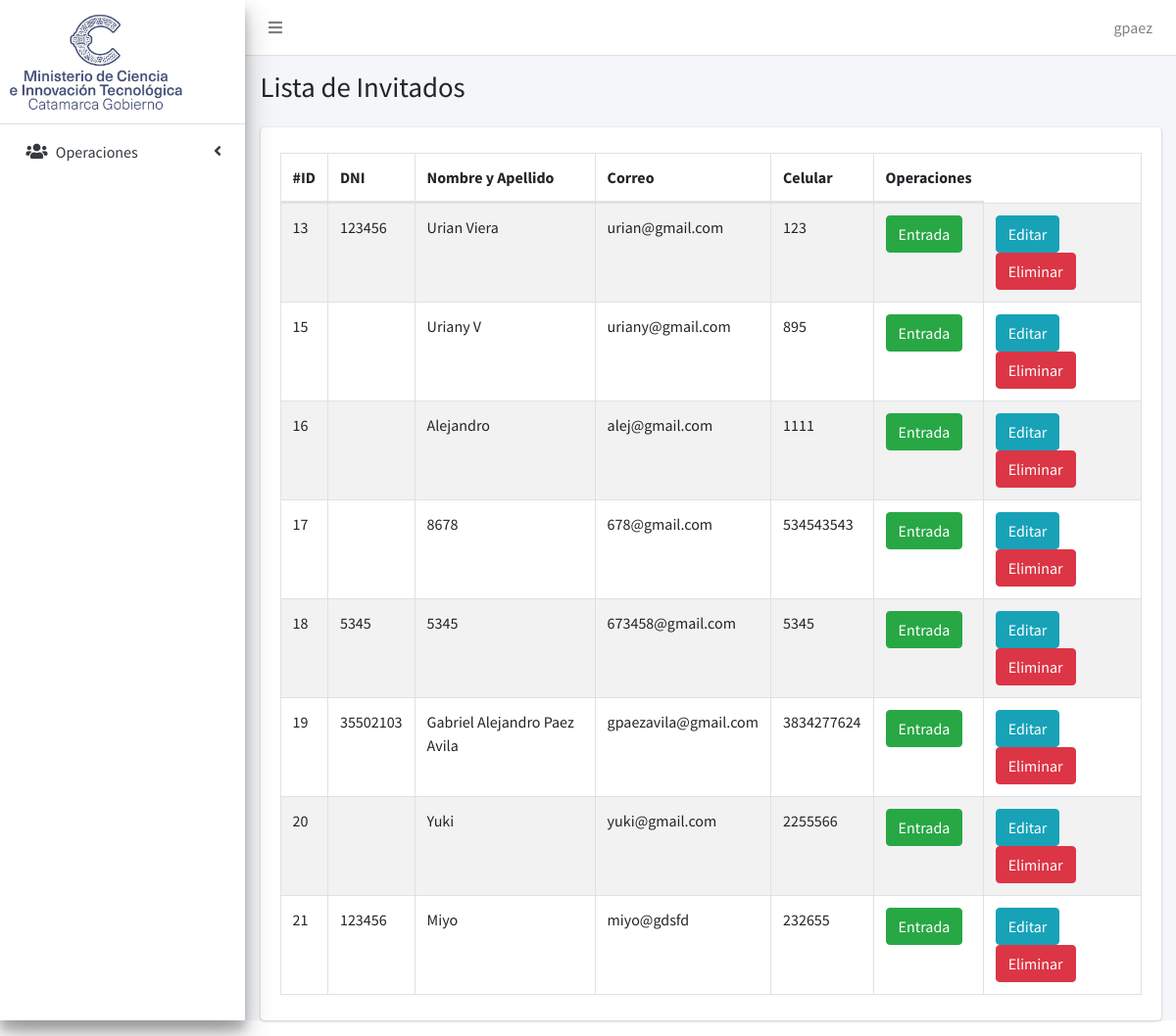
The page /index.php?menu=lista_invitado (signed in) on the database its author committed.
### tables this page shows
CREATE TABLE IF NOT EXISTS `usuarios` (
  `id` int NOT NULL AUTO_INCREMENT,
  `usuario` varchar(10) NOT NULL,
  `password` varchar(10) NOT NULL,
  PRIMARY KEY (`id`)
);

CREATE TABLE IF NOT EXISTS `invitados` (
  `id` int NOT NULL AUTO_INCREMENT,
  `dni` varchar(20) DEFAULT NULL,
  `nombre` varchar(250) NOT NULL,
  `correo` varchar(250) NOT NULL,
  `celular` varchar(250) NOT NULL,
  PRIMARY KEY (`id`)
);

### control_inicio_sesion.php (called while the page is built, shortened)
<?php
function usuario(){
	$usuario = $_SESSION['user_id'] ?? null;
	if($usuario){
		$db = DB::getInstance();
		$sql = "SELECT * FROM usuarios WHERE id = :id ";
		$stm = $db->prepare($sql);
		$stm->execute([':id' => $usuario]);
		$resultado = $stm->fetchAll(PDO::FETCH_ASSOC);
		if( $resultado[0]['id'] ?? null ){
			return [
				'id' => $resultado[0]['id'],
                'usuario' => $resultado[0]['usuario'],
			];
		}
	}
	 exit();
}
?>

### lista_invitado.php (the view, shortened to what this page needs)
<?php
  require_once(dirname(__FILE__).'/database.php');
?>
<div class="content-wrapper">
    <section class="content-header">
      <div class="container-fluid">
        <div class="row mb-2">
          <div class="col-sm-6">
            <h1>Lista de Invitados </h1>
          </div>
        </div>
      </div>
    </section>
    <section class="content">
      <div class="container-fluid">
        <div class="card card-default">
          <div class="card-body">
          <table id="tabla1" class="table table-striped table-bordered" style="width:100%" >
                  <thead>
                    <tr>
                        <th >#ID</th>
                        <th>DNI</th>
                        <th>Nombre y Apellido</th>
                        <th>Correo</th>
                        <th>Celular</th>
                        <th>Operaciones</th>
                    </tr>
                  </thead>
                  <tbody>
                    <?php
                 if ($conexion) {
                  $consulta = "SELECT * FROM  invitados";
        $resultados = mysqli_query($conexion,$consulta);
                      if ($resultados) {
                        while($user = mysqli_fetch_assoc($resultados)) {
                          extract($user);
                    ?>
                          <tr class='active'>
                            <td><?=$id?></td>
                            <td><?=$dni?></td>
                            <td><?=$nombre?></td>
                            <td><?=$correo?></td>
                            <td><?=$celular?></td>
                            <td><a class='btn btn-success' href='/index.php?menu=generar_entrada&id=<?=$id?>'> <i class='icon-edit'></i> Entrada</a></td>
                            <td><a class='btn btn-info' href='/index.php?menu=editar_invitado&id=<?=$id?>'> <i class='icon-edit'></i> Editar</a> <a class='btn btn-danger' onclick='return confirm(`¿Está seguro que desea eliminar el problema?`)' href='/index.php?menu=borrar_invitado&id=<?=$id?>'> <i class='icon-trash'></i>Eliminar</a></td></td>
                    <?php
                        }
                      }
                    }
                      ?>
                  </tbody>
                </table>
          </div>
        </div>
      </div>
    </section>
</div>

### public/index.php (shortened to what this page needs)
<?php
require_once(dirname(__FILE__)."/../control_inicio_sesion.php");
$menu = $_GET['menu'] ?? null;
$usuario = usuario();
?>
<!DOCTYPE html>
<html lang="es">
<head>
  <link rel="stylesheet" href="/plugins/fontawesome-free/css/all.min.css">
  <link rel="stylesheet" href="/dist/css/adminlte.min.css">
  <link rel="stylesheet" href="https://code.ionicframework.com/ionicons/2.0.1/css/ionicons.min.css">
  <link rel="stylesheet" href="/plugins/select2/css/select2.min.css">
  <link rel="stylesheet" href="/plugins/select2-bootstrap4-theme/select2-bootstrap4.min.css">
  <link rel="stylesheet" href="/plugins/datatables-bs4/css/dataTables.bootstrap4.min.css">
  <link rel="stylesheet" href="/plugins/datatables-responsive/css/responsive.bootstrap4.min.css">
  <link rel="stylesheet" href="/plugins/datatables-buttons/css/buttons.bootstrap4.min.css">
  <link rel="stylesheet" href="https://cdn.jsdelivr.net/gh/habibmhamadi/multi-select-tag/dist/css/multi-select-tag.css">
  <link href="https://cdn.jsdelivr.net/npm/select2@4.1.0-rc.0/dist/css/select2.min.css" rel="stylesheet" />
</head>
<body class="hold-transition sidebar-mini">
<div class="wrapper">
  <nav class="main-header navbar navbar-expand navbar-white navbar-light">
    <ul class="navbar-nav">
      <li class="nav-item">
        <a class="nav-link" data-widget="pushmenu" href="#" role="button"><i class="fas fa-bars"></i></a>
      </li>
    </ul>
    <ul class="navbar-nav ml-auto">
        <li class="nav-item dropdown">
          <a class="nav-link custom" data-toggle="dropdown" href="#">
            <?=$usuario['usuario']?>
          </a>
        </li>
      </ul>
  </nav>
  <aside class="main-sidebar sidebar-light-primary elevation-4">
    <a href="/" class="brand-link">
           <img src="dist/img/logo.jpg"
           alt="Logo"
           class="brand-text"
           style="opacity: .8; width:77%">
      <br>
    </a>
    <div class="sidebar">
      <nav class="mt-2">
        <ul class="nav nav-pills nav-sidebar flex-column" data-widget="treeview" role="menu" data-accordion="false">
          <li class="nav-item has-treeview">
            <a href="#" class="nav-link">
              <i class="nav-icon fas fa-users"></i>
              <p>
                Operaciones
                <i class="right fas fa-angle-left"></i>
              </p>
            </a>
          </li>
        </ul>
      </nav>
    </div>
  </aside>
  <?php
    switch($menu){
      case 'lista_invitado':
        include_once(dirname(__FILE__)."/../lista_invitado.php");
      break;
  ?>
  <?php
    }
  ?>
</div>
</body>
</html>

### rows shown on the page
usuarios: usuario "gpaez"
invitados: id "13", dni "123456", nombre "Urian Viera", correo "urian@gmail.com", celular "123"
invitados: id "15", nombre "Uriany V", correo "uriany@gmail.com", celular "895"
invitados: id "16", nombre "Alejandro", correo "alej@gmail.com", celular "1111"
invitados: id "17", nombre "8678", correo "678@gmail.com", celular "534543543"
invitados: id "18", dni "5345", nombre "5345", correo "673458@gmail.com", celular "5345"
invitados: id "19", dni "35502103", nombre "Gabriel Alejandro Paez Avila", correo "gpaezavila@gmail.com", celular "3834277624"
invitados: id "20", nombre "Yuki", correo "yuki@gmail.com", celular "2255566"
invitados: id "21", dni "123456", nombre "Miyo", correo "miyo@gdsfd", celular "232655"
